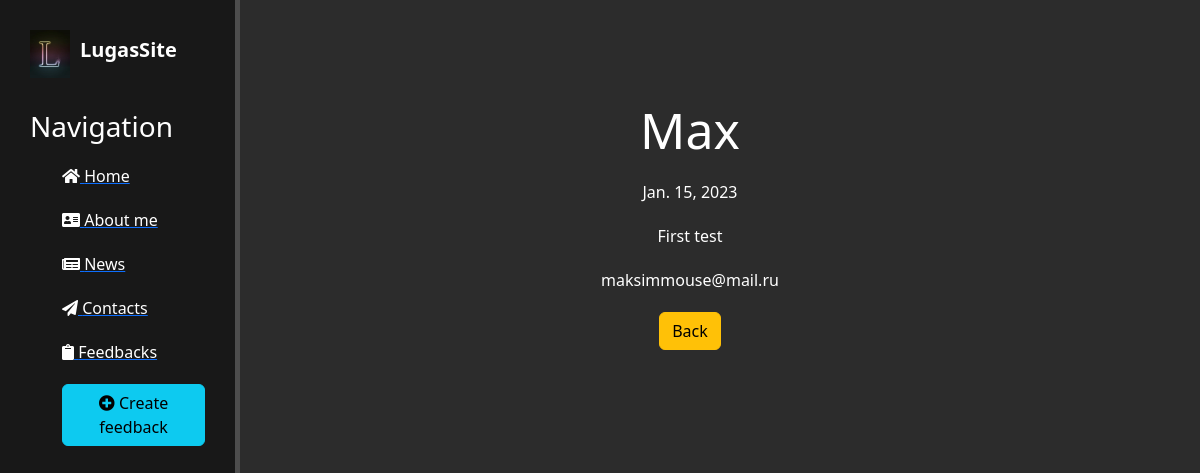
The app's page /feedback/1 with its own data.
### feedback/models.py (models this page shows, shortened)
class Feedback(models.Model):
    name = models.CharField('Name', max_length=50)
    email = models.EmailField('Email', max_length=250)
    content = models.TextField('Feedback')
    date = models.DateField('Feedback date')
    class Meta:
        verbose_name = 'Feedback'
        verbose_name_plural = 'Feedbacks'

### feedback/views.py (the view)
class FeedbackDetailView(DetailView):
    model = Feedback
    template_name = 'feedback/feedback_detail_view.html'
    context_object_name = 'feedback'

### feedback/templates/feedback/feedback_detail_view.html (shortened to what this page needs)
{% extends 'main/layout.html' %}
{% block content %}
    <div class="features">
        <h1>{{ feedback.name }}</h1>
        <p>{{ feedback.date }}</p>
        <p>{{ feedback.content }}</p>
        <p>{{ feedback.email }}</p>
        <a href="{% url 'feedback_home' %}" class="btn btn-warning">Back</a>
    </div>
{% endblock %}

### main/static/main/css/main.css (style rules this page uses)
body { background: #2c2c2c; }
main .features { float: left; color: #fff; margin-top: 100px; text-align: center; width: 75%; }
main .features h1 { font-size: 50px; }
main .features p { max-width: 400px; margin: 20px auto; }

### records on screen
Feedback: name "Max", date "Jan. 15, 2023", content "First test", email "maksimmouse@mail.ru"
